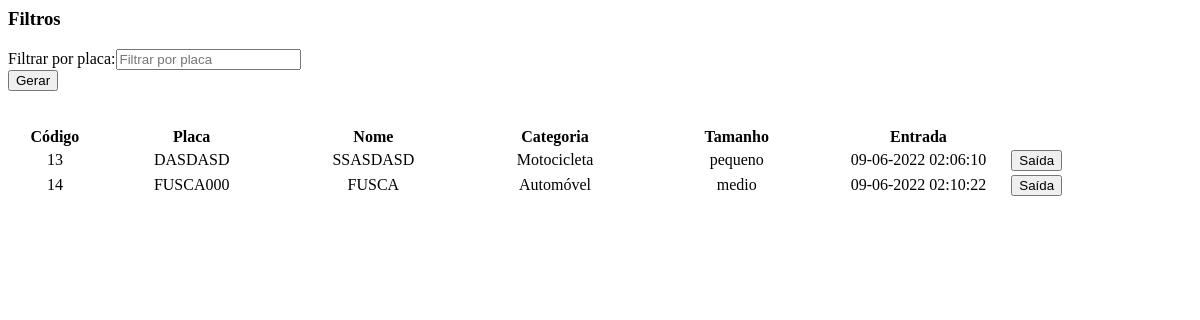
The page /saida-veiculo.php (signed in) on the database as committed earlier.
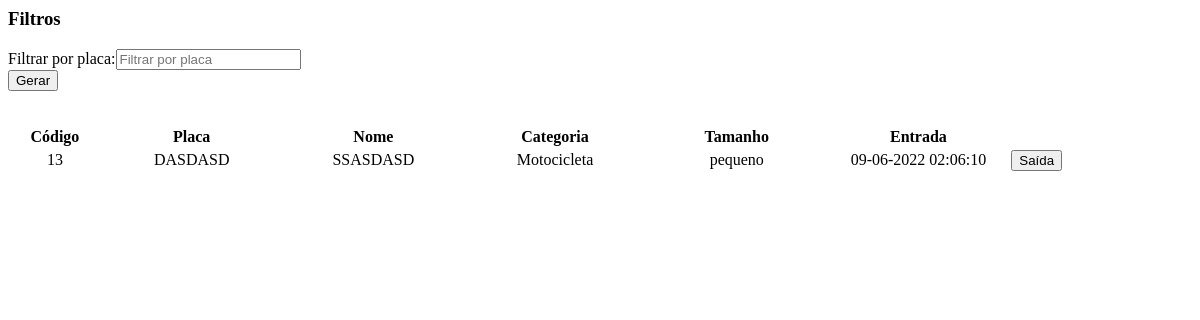
The same page on the database as committed later.
### tables this page shows
CREATE TABLE `veiculos` (
  `id_veiculo` int(7) NOT NULL AUTO_INCREMENT,
  `placa` varchar(10) DEFAULT NULL,
  `nome_veiculo` varchar(30) DEFAULT NULL,
  `tamanho` varchar(10) DEFAULT NULL,
  `nome_categoria` varchar(50) DEFAULT NULL,
  `estacionado` varchar(5) DEFAULT NULL,
  `data_entrada` timestamp NOT NULL DEFAULT current_timestamp(),
  `data_saida` datetime DEFAULT NULL,
  PRIMARY KEY (`id_veiculo`)
);

### saida-veiculo.php (the view, shortened to what this page needs)
<head>
    <?php include('db/config.php');
    ?>
</head>
<section id="primeiro-bloco" class="display-column-flex">
    <?php
    if (empty(@$_GET['veiculo']) && is_null(@$_GET['veiculo'])) {
    ?>
        <form class="form" name="fmrpesquisa" id="frmpesquisa" method="POST">
            <div class="row">
                <h3>Filtros</h3>
                <div>
                    Filtrar por placa:<input type="text" name="placa" placeholder="Filtrar por placa" value="<?php echo @$_POST['placa'] ?>">
                </div>
                <div class="col-sm-1">
                    <input class="submit-button" type="submit" name="botao" value="Gerar">
                </div>
            </div><br>
        </form>
        <form method="post" action="saida-veiculo.php>">
            <table class="tabela-relatorio" align="CENTER">
                <tr>
                    <th width="5%">Código</th>
                    <th width="10%">Placa</th>
                    <th width="10%">Nome</th>
                    <th width="10%">Categoria</th>
                    <th width="10%">Tamanho</th>
                    <th width="10%">Entrada</th>
                </tr>
                <?php
                $query = "SELECT * FROM veiculos WHERE estacionado='sim'";
                @$placa = $_POST['placa'];
                if (true) $query .= ($placa ? " AND placa LIKE '%$placa%' " : "");
                $result = mysqli_query($con, $query);
                while ($coluna = mysqli_fetch_array($result)) {
                ?>
                    <tr>
                        <td width="5%" align="center"><?php echo $coluna['id_veiculo']; ?></td>
                        <td width="10%" align="center"><?php echo $coluna['placa']; ?></td>
                        <td width="10%" align="center"><?php echo $coluna['nome_veiculo']; ?></td>
                        <td width="10%" align="center"><?php echo $coluna['nome_categoria']; ?></td>
                        <td width="10%" align="center"><?php echo $coluna['tamanho']; ?></td>
                        <td width="10%" align="center"><?php $data_entrada = new DateTime($coluna['data_entrada']);
                                                        echo $data_entrada->format('d-m-Y H:i:s') . "<br>"; ?></td>
                        <td width="10%">
                            <a class="cor-link" href="saida-veiculo.php?placa=<?php echo @$coluna['placa']; ?>&veiculo=<?php echo @$coluna['id_veiculo']; ?>">
                                <input type="button" value="Saída" />
                            </a>
                        </td>
                    </tr>
                <?php
                }
            }
            ?>
</section>

Rows that differ between the two databases and show on the page:
no longer on this page (row edited): veiculos: id_veiculo "14", placa "FUSCA000", nome_veiculo "FUSCA", nome_categoria "Automóvel", tamanho "medio", data_entrada "09-06-2022 02:10:22"
